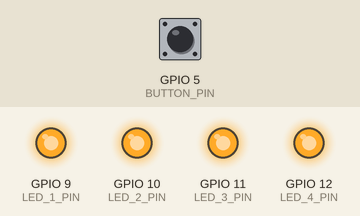
Simulated run of this program. Board: ESP32. Parts: output pins drawn as LEDs (lit = HIGH). The test bench sets the inputs (shaded band); at power-on: GPIO 5 (BUTTON_PIN) LOW.

Above: at 1.2 s.
1.3 s: GPIO 5 (BUTTON_PIN) pulled HIGH for 0.15 s
At 1.42 s:
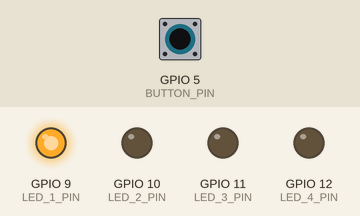
3.0 s: GPIO 5 (BUTTON_PIN) pulled HIGH for 3.2 s
At 6.6 s:
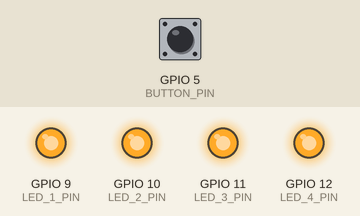
Timing chart, 0 to 8.1 s (numbered marks = the images above; inputs shaded):
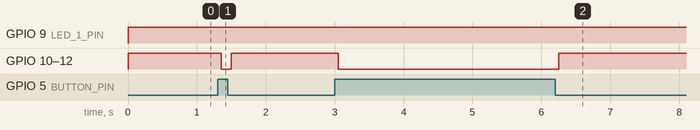

The program:

main.cpp
```cpp
#include <Arduino.h>
#include "button.h"
#include "led.h"
#define LED_1_PIN 9
#define LED_2_PIN 10
#define LED_3_PIN 11
#define LED_4_PIN 12

#define BUTTON_PIN 5


Led led1(LED_1_PIN);
Led led2(LED_2_PIN);
Led led3(LED_3_PIN);
Led led4(LED_4_PIN);
Button button1(BUTTON_PIN);

void setup() { }

void loop() {
  if (button1.isPressed()) {
    led1.on();
    led2.off();
    led3.off();
    led4.off();
  }
  else {
    led1.on();
    led2.on();
    led3.on();
    led4.on();
  }
}
```

button.h
```cpp
#include <Arduino.h>

class Button {
  private:
    byte pin;
    byte state;
    byte lastReading;
    unsigned long lastDebounceTime = 0;
    unsigned long debounceDelay = 50;
  public:
    Button(byte pin) {
      this->pin = pin;
      lastReading = LOW;
      init();
    }

    void init() {
      pinMode(pin, INPUT);
      update();
    }

    void update() {
      // You can handle the debounce of the button directly
      // in the class, so you don't have to think about it
      // elsewhere in your code
      byte newReading = digitalRead(pin);

      if (newReading != lastReading) {
        lastDebounceTime = millis();
      }

      if (millis() - lastDebounceTime > debounceDelay) {
        // Update the 'state' attribute only if debounce is checked
        state = newReading;
      }

      lastReading = newReading;
    }

    byte getState() {
      update();
      return state;
    }

    bool isPressed() {
      return (getState() == HIGH);
    }
}; // don't forget the semicolon at the end of the class
```

led.h
```cpp
#include <Arduino.h>

class Led {
  private:
    byte pin;
  public:
    Led(byte pin) {
      // Use 'this->' to make the difference between the
      // 'pin' attribute of the class and the
      // local variable 'pin' created from the parameter.
      this->pin = pin;
      init();
    }

    void init() {
      pinMode(pin, OUTPUT);
      // Always try to avoid duplicate code.
      // Instead of writing digitalWrite(pin, LOW) here,
      // call the function off() which already does that
      off();
    }

    void on() {
      digitalWrite(pin, HIGH);
    }

    void off() {
      digitalWrite(pin, LOW);
    }
}; // don't forget the semicolon at the end of the class
```

Measured:
- after the input at 1.3 s, GPIO 10 (LED_2_PIN), GPIO 11 (LED_3_PIN), GPIO 12 (LED_4_PIN): HIGH → LOW after 0.05 s, → HIGH 0.15 s later
- after the input at 3.0 s, GPIO 10 (LED_2_PIN), GPIO 11 (LED_3_PIN), GPIO 12 (LED_4_PIN): HIGH → LOW after 0.05 s, → HIGH 3.2 s later
